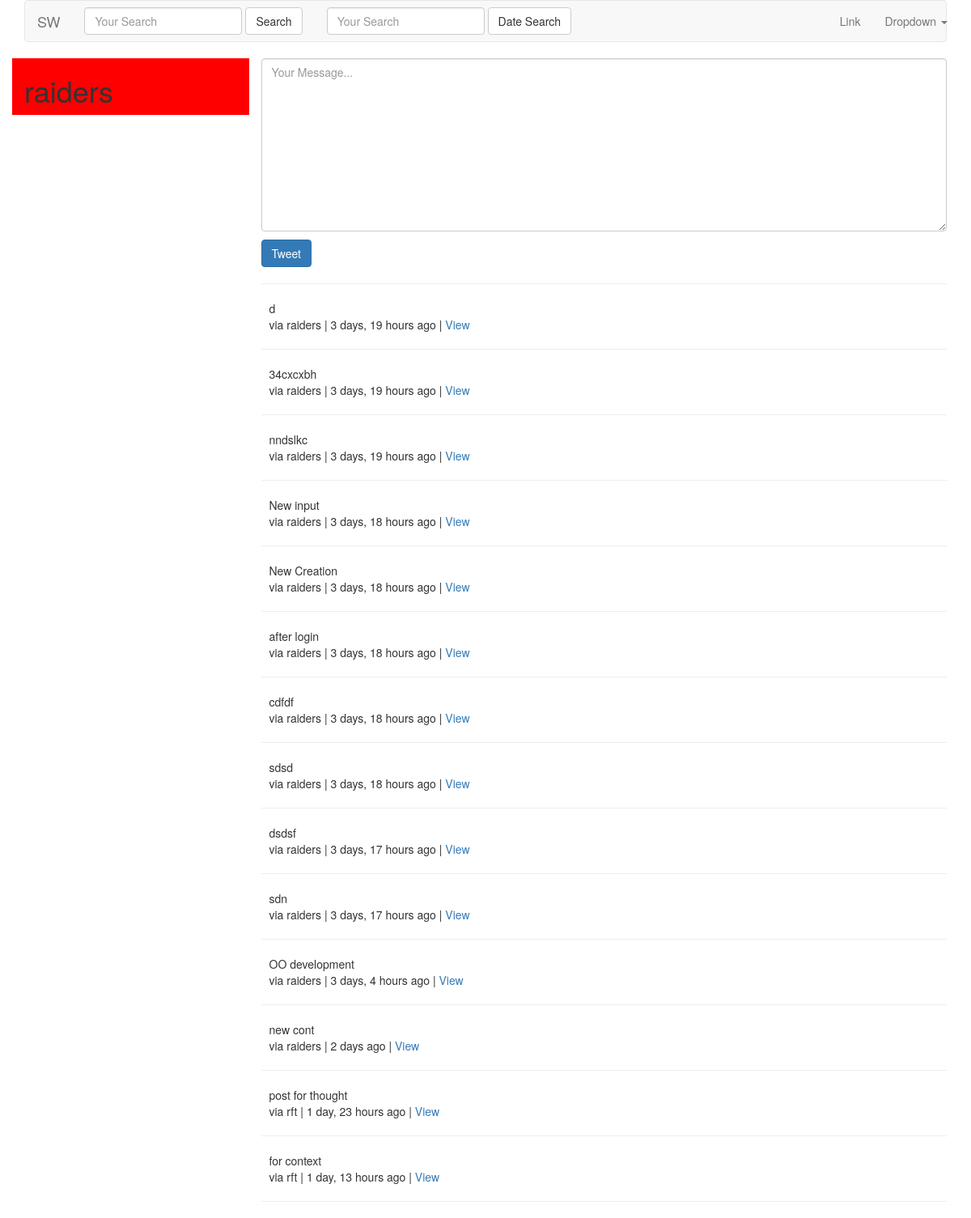
The app's page / (signed in) with its own data.
### tweets/models.py (models this page shows, shortened)
class Tweet(models.Model):
    user = models.ForeignKey(settings.AUTH_USER_MODEL)
    content = models.CharField(max_length=160, validators = [validate_content])
    updated = models.DateTimeField(auto_now=True)
    timestamp = models.DateTimeField(auto_now_add=True)
    def get_absolute_url(self):
        return reverse("tweet:detail", kwargs={"pk":self.pk})

### tweets/views.py (the view)
# urls.py: url(r'^$', TweetListView.as_view(), name='home'),
class TweetListView(ListView):
    def get_queryset(self, *args, **kwargs):
        qs = Tweet.objects.all()
        print(self.request.GET)
        query = self.request.GET.get("q", None)
        if query is not None:
            qs = qs.filter(
                Q(content__icontains=query)|
                Q(user__username__icontains=query)|
                Q(timestamp__gte=query)
                )
        return qs
    def get_context_data(self,*args, **kwargs):
        context = super(TweetListView,self).get_context_data(*args, **kwargs)
        context['create_form']=TweetModelForm()
        context['create_url']=reverse_lazy("tweet:create")
        return context

### tweets/forms.py (shortened to what this page needs)
class TweetModelForm(forms.ModelForm):
    content = forms.CharField(label='', widget=forms.Textarea(attrs={'placeholder': "Your Message...", "class": "form-control"}))
    class Meta:
        model = Tweet
        fields = [
            "content"
        ]

### tweets/templates/tweets/tweet_list.html (shortened to what this page needs)
{% extends "base.html" %}
{% block content %}
	<div class="row">
		<div class="col-sm-3 col-xs-12" style="background-color: red">
			<h1>{{ request.user }}</h1>
		</div>
		<div class="col-sm-9">
			{% if not request.GET.q %}
				<div class="">
					{% include "tweets/form.html" with form=create_form action_url=create_url btn_title='Tweet' %}
				</div>
			{% endif %}
			<hr>
		{% for object in object_list %}
			<div class="media">
				<div class="media-left">
		  		</div>
		  		<div class="media-body">
		    		{{ object.content }}<br>
		    		via {{ object.user }} | {{ object.timestamp | timesince }} ago | <a href="{{ object.get_absolute_url }}">View</a>
		  		</div>
			</div>
			<hr>
		{% empty %}
			{% if request.GET.q %}
			<p>No tweets found.</p>
			{% else %}
		    <p>No Tweet yet</p>
			{% endif %}
		{% endfor %}
		</div>
	</div>
{% endblock content %}

### templates/base.html (shortened to what this page needs)
{% load static %}
<!DOCTYPE html>
<html lang="en">
  <head>
    <link href="{% static "css/bootstrap.min.css" %}" rel="stylesheet">
  </head>
  <body>
    <div class="container">
      {% include "navbar.html" %}
      {% block content %}
      {% endblock content %}
    </div>
  </body>
</html>

### templates/navbar.html (shortened to what this page needs)
<nav class="navbar navbar-default">
  <div class="container">
    <div class="navbar-header">
      <a class="navbar-brand" href="#">SW</a>
    </div>
    <div class="collapse navbar-collapse" id="bs-example-navbar-collapse-1">
      <form class="navbar-form navbar-left" action='{% url "tweet:list" %}'>
        <div class="form-group">
          <input type="text" name="q" class="form-control" placeholder="Your Search" value="{{ request.GET.q }}">
        </div>
        <button type="submit" class="btn btn-default">Search</button>
      </form>
      <form class="navbar-form navbar-left" action='{% url "tweet:list" %}'>
        <div class="form-group">
          <input type="text" name="q" class="form-control" placeholder="Your Search" value="{{ request.GET.q }}">
        </div>
        <button type="submit" class="btn btn-default">Date Search</button>
      </form>
      <ul class="nav navbar-nav navbar-right">
        <li><a href="#">Link</a></li>
        <li class="dropdown">
          <a href="#" class="dropdown-toggle" data-toggle="dropdown" role="button" aria-haspopup="true" aria-expanded="false">Dropdown <span class="caret"></span></a>
        </li>
      </ul>
    </div>
  </div>
</nav>

### tweets/templates/tweets/form.html (shortened to what this page needs)
<form class="form" method="POST" action="{% if action_url %}{{ action_url }}{% endif %}">
	{{ form.as_p}}
	<input class="btn btn-primary" type="submit" value="{{ btn_title }}" />
</form>

### records on screen
Tweet: content "d", user "raiders", timestamp "3 days, 19 hours"
Tweet: content "34cxcxbh", user "raiders", timestamp "3 days, 19 hours"
Tweet: content "nndslkc", user "raiders", timestamp "3 days, 19 hours"
Tweet: content "New input", user "raiders", timestamp "3 days, 18 hours"
Tweet: content "New Creation", user "raiders", timestamp "3 days, 18 hours"
Tweet: content "after login", user "raiders", timestamp "3 days, 18 hours"
Tweet: content "cdfdf", user "raiders", timestamp "3 days, 18 hours"
Tweet: content "sdsd", user "raiders", timestamp "3 days, 18 hours"
Tweet: content "dsdsf", user "raiders", timestamp "3 days, 17 hours"
Tweet: content "sdn", user "raiders", timestamp "3 days, 17 hours"
Tweet: content "OO development", user "raiders", timestamp "3 days, 4 hours"
Tweet: content "new cont", user "raiders", timestamp "2 days"
Tweet: content "post for thought", user "rft", timestamp "1 day, 23 hours"
Tweet: content "for context", user "rft", timestamp "1 day, 13 hours"

### other values on screen
{{ request.user }} "raiders"
